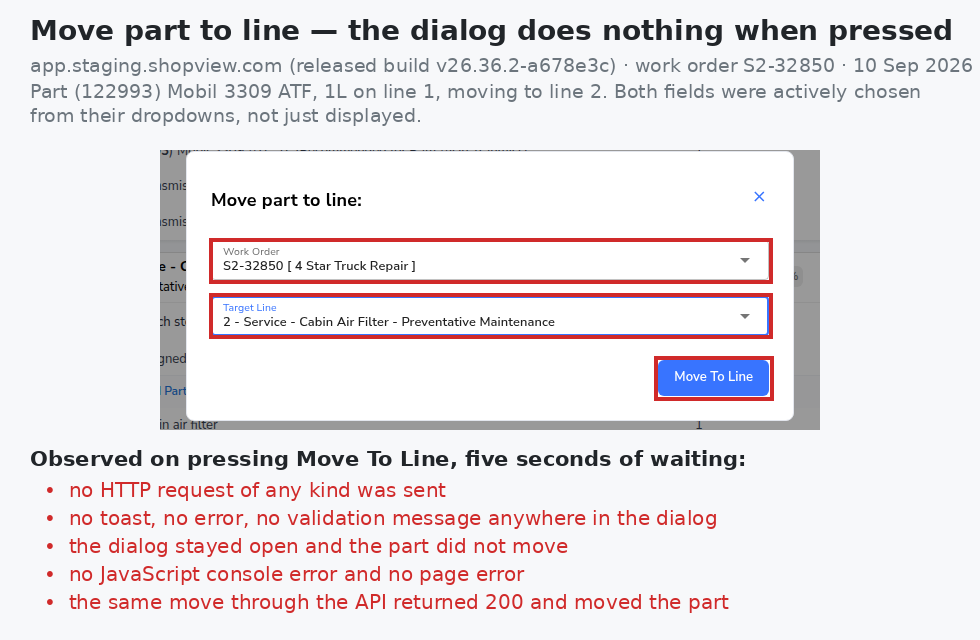
#> input picture build/move-part-to-line-2026-09-10/ev/EX1-move-to-line-does-nothing.png, 980 x 640 px, given in place of PR3-prod-row.png, which was not available
$ python ex_base.py
#> lines starting #> are read from the running program, lines starting #| are printed output that depends on the picture
# usage: python3.12 exhibit.py -> SV-11116 Jira exhibits in ../ev/
from PIL import Image, ImageDraw, ImageFont
F=lambda n,b=False: ImageFont.truetype('/usr/share/fonts/truetype/dejavu/DejaVuSans%s.ttf'%('-Bold' if b else ''),n)
RED=(204,0,0); GRN=(0,140,60); ORG=(220,110,0); GRY=(70,70,70); EV='../ev/'
def panel(path,crop,boxes,title,tcol,sub,s=2):
    im=Image.open(EV+path).convert('RGB'); x0,y0,x1,y1=crop; c=im.crop((x0*s,y0*s,x1*s,y1*s))
    if s==1: c=c.resize((c.width*2,c.height*2),Image.LANCZOS)
    d=ImageDraw.Draw(c)
    for (bx0,by0,bx1,by1),col,lab,pos in boxes:
        r=((bx0-x0)*2,(by0-y0)*2,(bx1-x0)*2,(by1-y0)*2); d.rectangle(r,outline=col,width=6)
        if lab:
            f=F(26,True); w=d.textlength(lab,font=f)
            tx={'r':c.width-w-24}.get(pos, max(4,min(r[0],c.width-w-20))); ty=r[3]+10 if pos in('b','r') else r[1]-48
            d.rectangle((tx-6,ty-4,tx+w+8,ty+36),fill=(255,255,255),outline=col,width=3); d.text((tx,ty),lab,font=f,fill=col)
    head=Image.new('RGB',(c.width,110),(255,255,255)); hd=ImageDraw.Draw(head); hd.text((20,12),title,font=F(30,True),fill=tcol); hd.text((20,62),sub,font=F(23),fill=GRY)
    o=Image.new('RGB',(c.width,c.height+110),(255,255,255)); o.paste(head,(0,0)); o.paste(c,(0,110)); return o
def row(panels,caption,fn,stack=False):
    if stack:
        W=max(p.width for p in panels)+60; H=sum(p.height for p in panels)+30*(len(panels)+1)+44*len(caption)+20; o=Image.new('RGB',(W,H),(240,240,240)); y=30
        for p in panels: o.paste(p,(30,y)); y+=p.height+30
    else:
        W=sum(p.width for p in panels)+30*(len(panels)+1); H=max(p.height for p in panels)+60+44*len(caption); o=Image.new('RGB',(W,H),(240,240,240)); x=30
        for p in panels: o.paste(p,(x,30)); x+=p.width+30
        y=max(p.height for p in panels)+45
    d=ImageDraw.Draw(o)
    for t in caption: d.text((30,y),t,font=F(28),fill=GRY); y+=44
    o.save(EV+fn); print(fn,o.size)
PROD='app.shopview.com  build v26.45.1-753355c  5 Nov 2026'; BR='QA branch sv11116  build v26.45.0-fd56729  5 Nov 2026'
row([panel('PR3-prod-row.png',(880,190,1600,300),[((1470,240,1524,266),RED,'Full tax $29.99, no credit share',1)],'BEFORE - PRODUCTION: S2-1933 after a $100 credit',RED,PROD),
     panel('T1-branch-row.png',(880,622,1600,800),[((1472,672,1550,698),GRN,'',0),((1386,704,1600,783),GRN,'',0)],'AFTER - QA BRANCH: S11116-17580 after a $100 credit',GRN,BR)],
    ['Reports > Sales Tax Collected, this month. Both invoices are taxed at 5%','and had a $100 goodwill credit applied. Production still reports the full tax.','The QA branch reports $44.95 ($49.71 - $4.76); the info icon explains it.'],'before-after-sales-tax.png',stack=True)
#> in panel, im is the input picture: PIL image 980x640 RGB; mean R, G, B 236.1, 231.6, 234.3
#> in panel, `c = im.crop((x0 * s, y0 * s, x1 * s, y1 * s))`: c: PIL image 1440x220 RGB; every value is 0
#> the loop in panel, `for (bx0,by0,bx1,by1),col,lab,pos in boxes:` made 1 pass
#> (w, tx) on pass 1: (459.2, 960.8)
#> in panel, `head = Image.new('RGB', (c.width, 110), (255, 255, 255))`: head: PIL image 1440x110 RGB; every value is 255
#> in panel, `o = Image.new('RGB', (c.width, c.height + 110), (255, 255, 255))`: o: PIL image 1440x330 RGB; every value is 255
#> call 2 of panel, with path = 'T1-branch-row.png', crop = (880, 622, 1600, 800), tcol = (0, 140, 60), s = 2
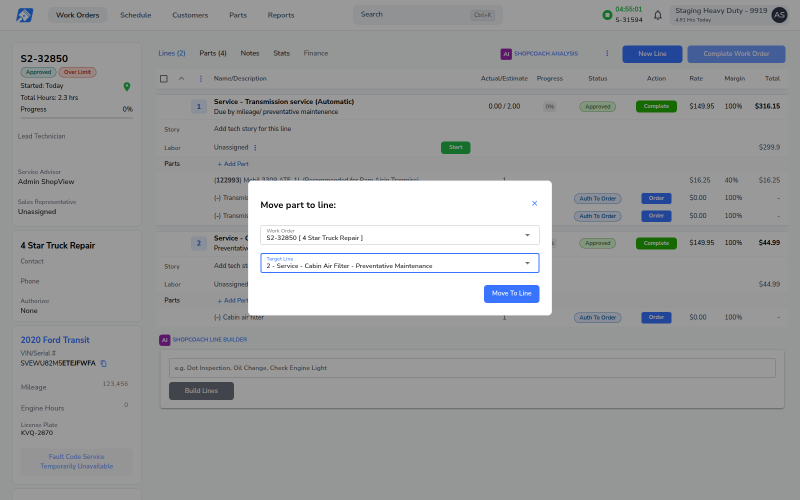
#> input picture build/move-part-to-line-2026-09-10/ev/mv3-filled.png, 1600 x 1000 px, given in place of T1-branch-row.png, which was not available (shown at 1/2 size)
#> in panel, im is the input picture: PIL image 1600x1000 RGB; mean R, G, B 157, 158.3, 159.6
#> in panel (call 2), `x0, y0, x1, y1 = crop`: x0 = 880; y0 = 622; x1 = 1600; y1 = 800
#> in panel (call 2), `c = im.crop((x0 * s, y0 * s, x1 * s, y1 * s))`: c: PIL image 1440x356 RGB; every value is 0
#> the loop in panel (call 2), `for (bx0,by0,bx1,by1),col,lab,pos in boxes:` made 2 passes
#> (bx0, by0, bx1, by1, col, lab, pos, r) on passes 1 to 2: (1472, 672, 1550, 698, (0, 140, 60), '', 0, (1184, 100, 1340, 152)), (1386, 704, 1600, 783, (0, 140, 60), '', 0, (1012, 164, 1440, 322))
#> in panel (call 2), `o = Image.new('RGB', (c.width, c.height + 110), (255, 255, 255))`: o: PIL image 1440x466 RGB; every value is 255
#> in panel (call 2), `o.paste(c, (0, 110))`:
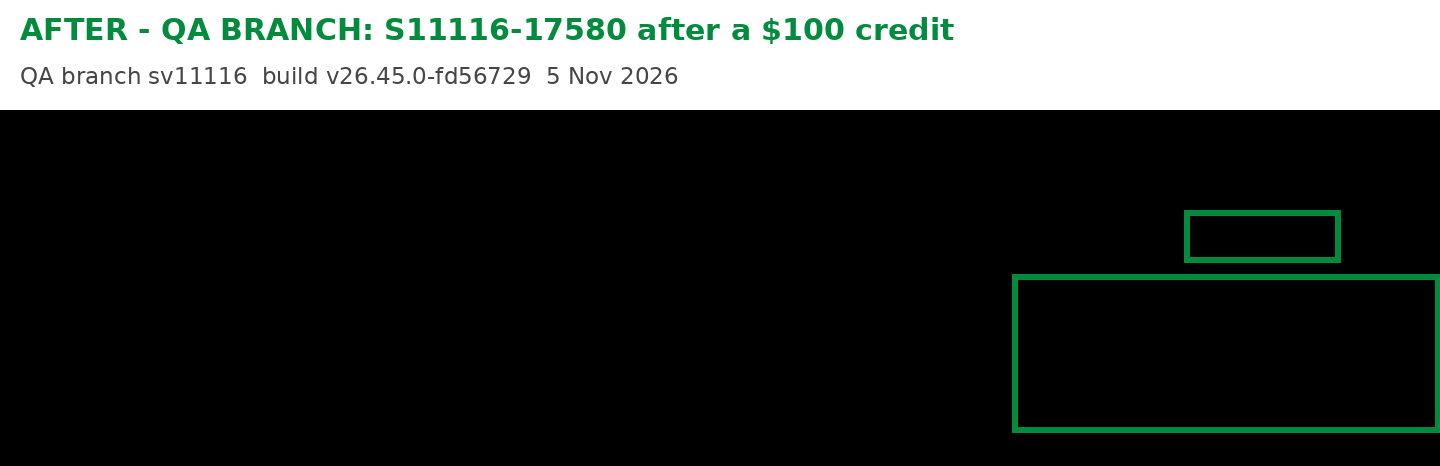
#> o: PIL image 1440x466 RGB; mean R, G, B 56.1, 59.8, 57.7
#> in row, `W = max((p.width for p in panels)) + 60`: W = 1500
#> in row, `H = sum((p.height for p in panels)) + 30 * (len(panels) + 1) + 44 * le`: H = 1038
#> in row, `o = Image.new('RGB', (W, H), (240, 240, 240))`: o: PIL image 1500x1038 RGB; every value is 240
#> the loop in row, `for p in panels: o.paste(p,(30,y)); y+=p.height+30` made 2 passes
#> y on passes 1 to 2: 390, 886
#> after the loop in row, `for p in panels: o.paste(p,(30,y)); y+=p.height+30`: y = 886
#> the loop in row, `for t in caption: d.text((30,y),t,font=F(28),fill=GRY); y+=44` made 3 passes
#> y on passes 1 to 3: 930, 974, 1018
#> after the loop in row, `for t in caption: d.text((30,y),t,font=F(28),fill=GRY); y+=44`: y = 1018
#> in row, `o.save(EV + fn)`:
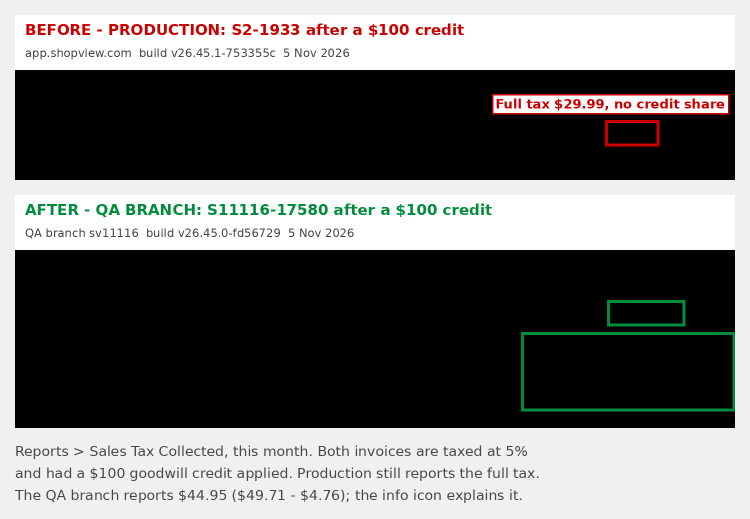
#> saved as before-after-sales-tax.png: PIL image 1500x1038 RGB (shown at 1/2 size); mean R, G, B 114.3, 113.8, 112.9
#| before-after-sales-tax.png (1500, 1038)
row([panel('T1-finance.png',(900,460,1320,690),[((980,478,1302,512),GRN,'',0),((980,608,1082,633),GRN,'Credit row shows its tax share',1)],'QA BRANCH: invoice, Finance tab',GRN,'sv11116  v26.45.0-fd56729  S11116-17580')],
    ['Invoice GST (5%) $49.71 is unchanged.','The applied credit row reads "incl. GST $4.76".'],'branch-invoice-doc.png')
#> call 3 of panel, with path = 'T1-finance.png', crop = (900, 460, 1320, 690), title = 'QA BRANCH: invoice, Finance tab', tcol = (0, 140, 60), sub = 'sv11116  v26.45.0-fd56729  S11116-17580', s = 2
#> in panel (call 3), `c = im.crop((x0 * s, y0 * s, x1 * s, y1 * s))`: c: PIL image 840x460 RGB; every value is 0
#> the loop in panel (call 3), `for (bx0,by0,bx1,by1),col,lab,pos in boxes:` made 2 passes
#> (w, tx) on pass 2: (446.3, 160)
#> in panel (call 3), `head = Image.new('RGB', (c.width, 110), (255, 255, 255))`: head: PIL image 840x110 RGB; every value is 255
#> in panel (call 3), `o = Image.new('RGB', (c.width, c.height + 110), (255, 255, 255))`: o: PIL image 840x570 RGB; every value is 255
#> in panel (call 3), `o.paste(c, (0, 110))`:
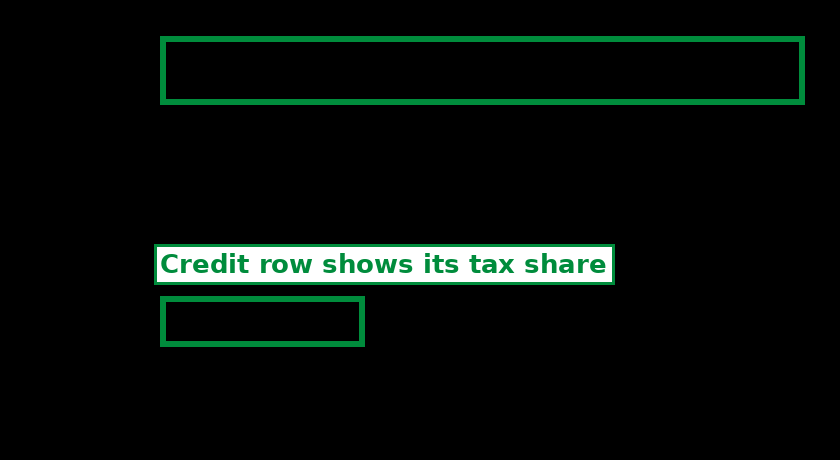
#> c: PIL image 840x460 RGB; mean R, G, B 8.4, 14.7, 11.1
#> in panel (call 3), `o.paste(c, (0, 110))`:
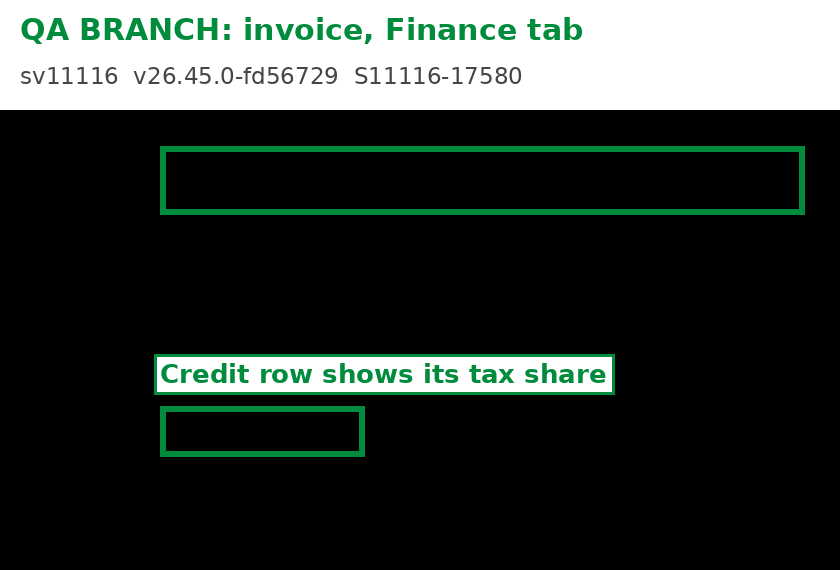
#> o: PIL image 840x570 RGB; mean R, G, B 52.4, 59, 55.2
#> call 2 of row, with fn = 'branch-invoice-doc.png', stack = False
#> in row (call 2), `W = sum((p.width for p in panels)) + 30 * (len(panels) + 1)`: W = 900
#> in row (call 2), `H = max((p.height for p in panels)) + 60 + 44 * len(caption)`: H = 718
#> in row (call 2), `o = Image.new('RGB', (W, H), (240, 240, 240))`: o: PIL image 900x718 RGB; every value is 240
#> the loop in row (call 2), `for p in panels: o.paste(p,(x,30)); x+=p.width+30` made 1 pass
#> x on pass 1: 900
#> after the loop in row (call 2), `for p in panels: o.paste(p,(x,30)); x+=p.width+30`:
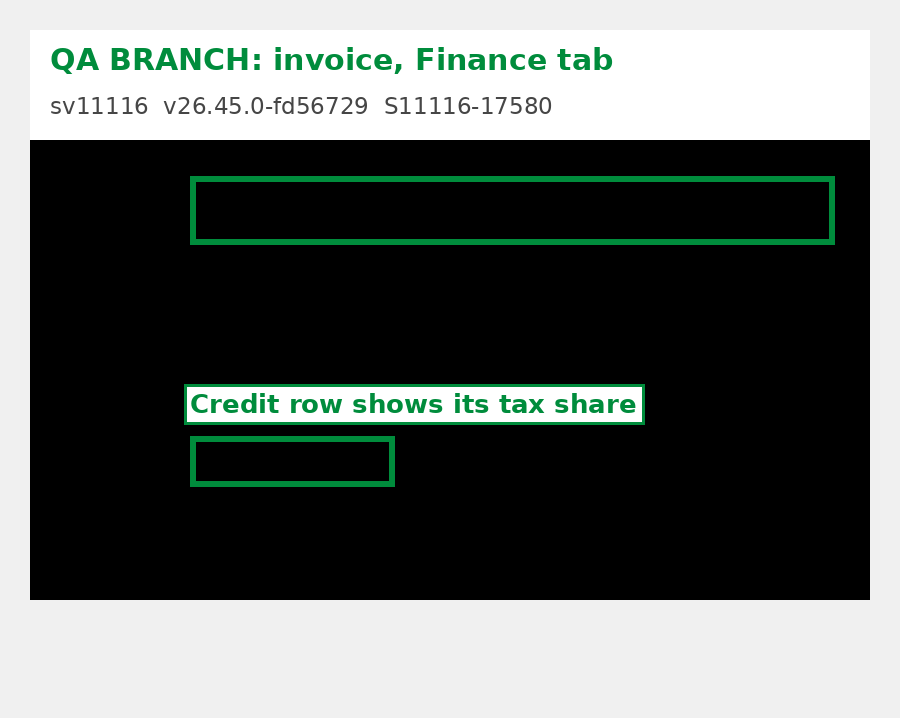
#> o: PIL image 900x718 RGB; mean R, G, B 101, 105.9, 103.1
#> after the loop in row (call 2), `for p in panels: o.paste(p,(x,30)); x+=p.width+30`: x = 900
#> in row (call 2), `y=max(p.height for p in panels)+45`: y = 615
#> the loop in row (call 2), `for t in caption: d.text((30,y),t,font=F(28),fill=GRY); y+=44` made 2 passes
#> (t, y) on pass 1: ('Invoice GST (5%) $49.71 is unchanged.', 659)
#> y on pass 2: 703
#> after the loop in row (call 2), `for t in caption: d.text((30,y),t,font=F(28),fill=GRY); y+=44`: y = 703
#> in row (call 2), `o.save(EV + fn)`:
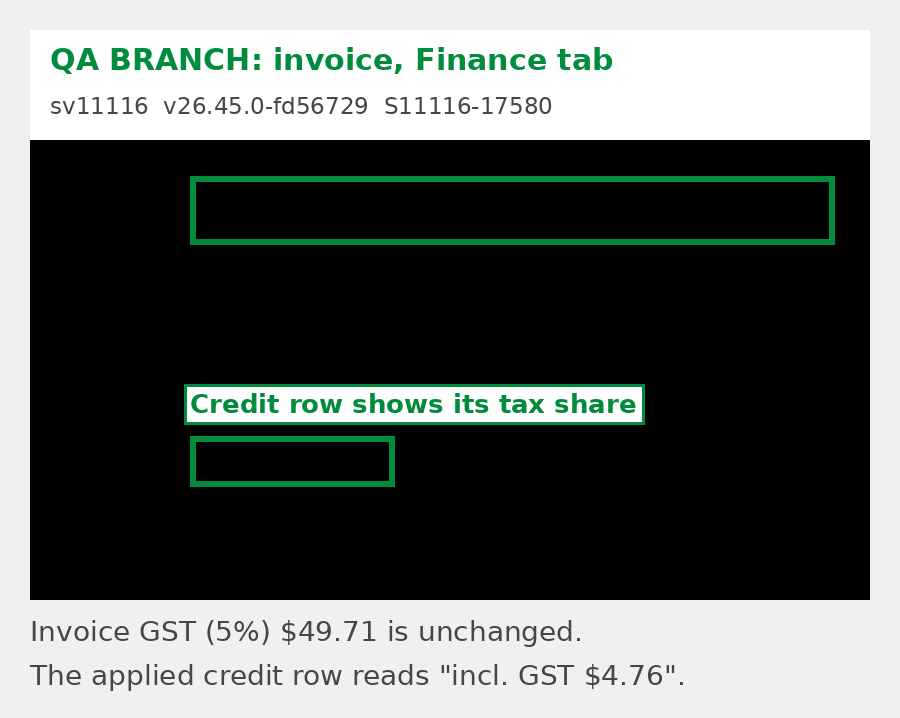
#> saved as branch-invoice-doc.png: PIL image 900x718 RGB; mean R, G, B 99.4, 104.3, 101.5
#| branch-invoice-doc.png (900, 718)
row([panel('fail-1-click-on.png',(1250,640,1600,800),[((1521,672,1547,698),ORG,'',0)],'1. Click the icon: tooltip opens',ORG,BR),
     panel('fail-2-click-away.png',(1250,640,1600,800),[((1521,672,1547,698),RED,'Gone as soon as the mouse moves away',1)],'2. Move the mouse away',RED,'Expected: it stays open until a 2nd click')],
    ['Sales Tax Collected, row S11116-17580. After a click the tooltip should stay open;','it closes the moment the pointer leaves the icon.'],'branch-click-fail.png')
#> (the run stopped early here; a loop or call above may not have finished)
